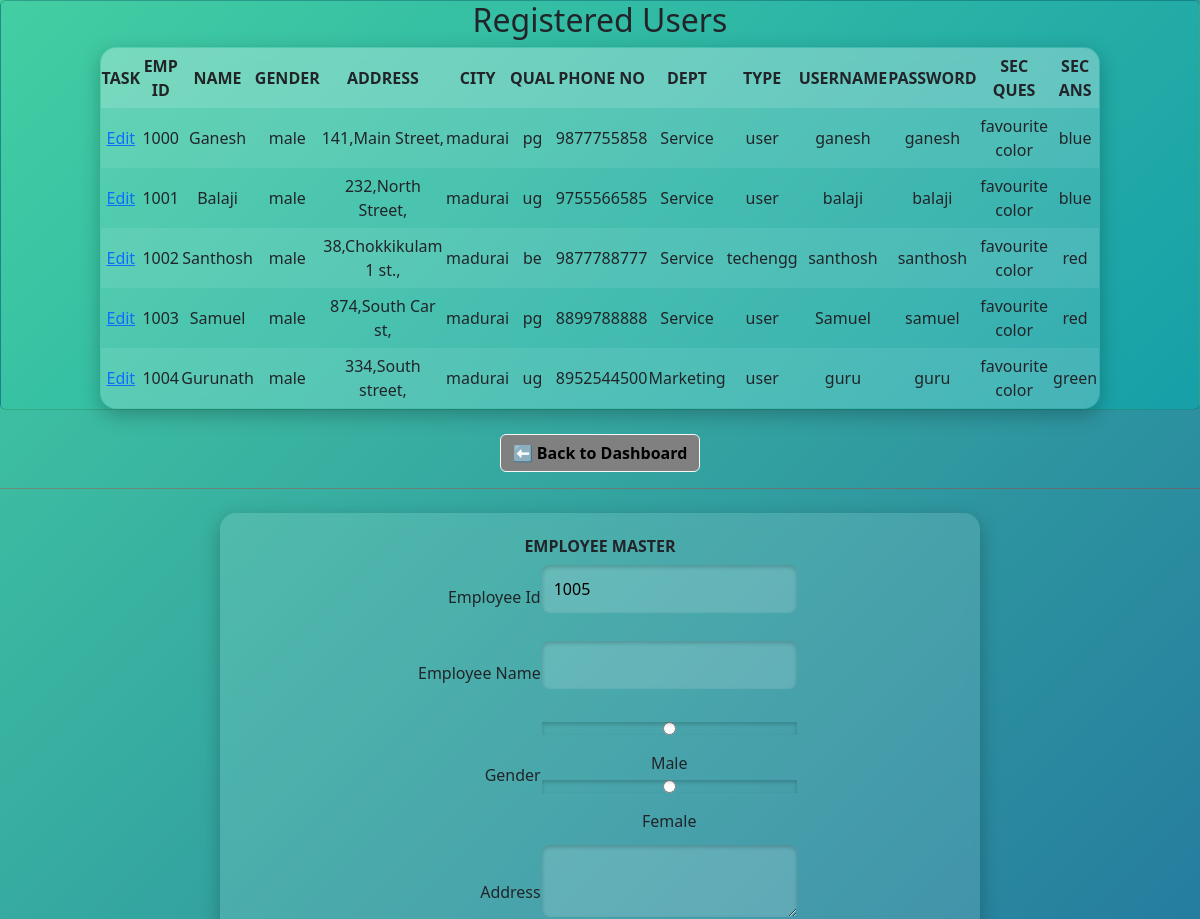
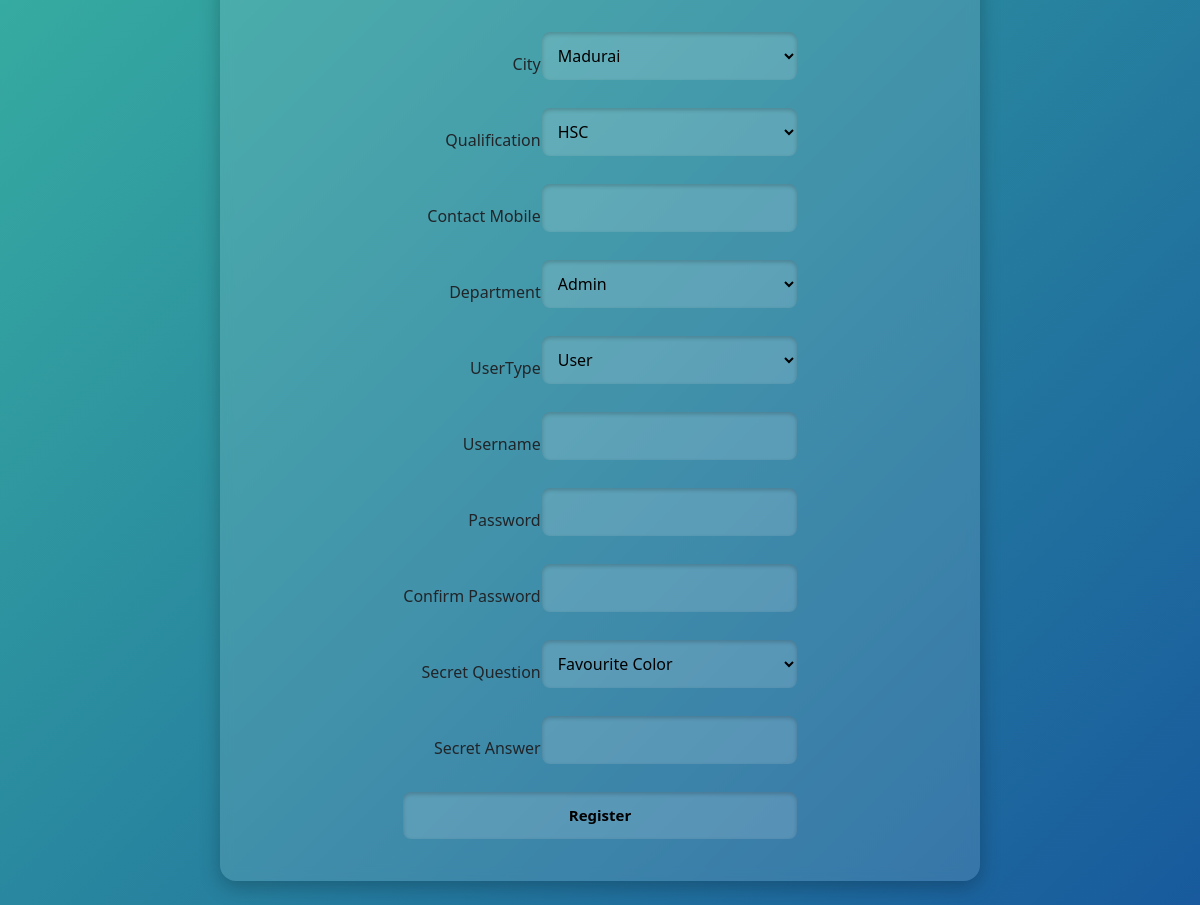
Screenshot of /newuser.php with the database file from the repository (2 pictures, top to bottom).
### tables this page shows
CREATE TABLE IF NOT EXISTS `newuser` (
  `uid` int(11) NOT NULL AUTO_INCREMENT,
  `uname` varchar(50) DEFAULT NULL,
  `gender` varchar(20) DEFAULT NULL,
  `addr` varchar(100) DEFAULT NULL,
  `city` varchar(50) DEFAULT NULL,
  `qual` varchar(50) DEFAULT NULL,
  `mobile` varchar(10) DEFAULT NULL,
  `dept` varchar(50) DEFAULT NULL,
  `usertype` varchar(50) DEFAULT NULL,
  `username` varchar(50) DEFAULT NULL,
  `password` varchar(50) DEFAULT NULL,
  `secq` varchar(100) DEFAULT NULL,
  `seca` varchar(100) DEFAULT NULL,
  PRIMARY KEY (`uid`)
);

### newuser.php (the view, shortened to what this page needs)
<?php
include("db.php");
?>
<!DOCTYPE html>
<html>
<head>
<link rel='stylesheet' href='assets/forms-below.css'>
<link rel='stylesheet' href="assets/js/sweetalert2.min.css">
<link rel="stylesheet" href="assets/bootstrap.min.css">
</head>
<body class="forms-below"  style="background: linear-gradient(135deg, #43cea2, #185a9d);">
<?php
$rs1 = mysqli_query($conn, "select dname from dept") or die(mysqli_error($conn));
$rs2 = mysqli_query($conn, "select ifnull(max(uid),999)+1 from newuser") or die(mysqli_error($conn));
$r2  = mysqli_fetch_row($rs2);
$rs3 = mysqli_query($conn, "select * from newuser") or die(mysqli_error($conn));
?>
<div class="card" style="background: linear-gradient(135deg, #43cea2, #179fa8ff);">
    <h2 align="center">Registered Users</h2>
    <table border="1" align="center">
        <tr>
            <th>Task</th><th>Emp Id</th><th>Name</th><th>Gender</th><th>Address</th>
            <th>City</th><th>Qual</th><th>Phone No</th><th>Dept</th><th>Type</th>
            <th>UserName</th><th>Password</th><th>Sec Ques</th><th>Sec Ans</th>
        </tr>
        <?php while($r3=mysqli_fetch_row($rs3)) { ?>
        <tr>
            <td><a href="update-user.php?id=<?php echo $r3[0]; ?>">Edit</a></td>
            <?php foreach($r3 as $rr3) echo "<td>$rr3</td>"; ?>
        </tr>
        <?php } ?>
    </table>
</div><br>
<center><a href="adminh.php" class="btn btn-light" style="background:grey;"><b>⬅ Back to Dashboard</b></a></center>
<hr style="color:red;">
<form name="f" action="newuser.php" method="post">
<table align="center">
<tr><th colspan="2">EMPLOYEE MASTER</th></tr>
<tr><td class="ab">Employee Id</td><td><input type="text" name="tt1" value="<?php echo $r2[0];?>" readonly></td></tr>
<tr><td class="ab">Employee Name</td><td><input type="text" name="t1"></td></tr>
<tr><td class="ab">Gender</td>
    <td><input type="radio" name="g" value="male">Male
        <input type="radio" name="g" value="female">Female</td></tr>
<tr><td class="ab">Address</td><td><textarea name="t2"></textarea></td></tr>
<tr><td class="ab">City</td>
    <td><select name="t3">
        <option value="madurai">Madurai</option>
    </select></td></tr>
<tr><td class="ab">Qualification</td>
    <td><select name="t4">
        <option value="hsc">HSC</option>
    </select></td></tr>
<tr><td class="ab">Contact Mobile</td><td><input type="text" name="t5" maxlength="10"></td></tr>
<tr><td class="ab">Department</td>
    <td><select name="t6">
        <?php while($r1=mysqli_fetch_row($rs1)) echo "<option value=$r1[0]>$r1[0]</option>"; ?>
    </select></td></tr>
<tr><td class="ab">UserType</td>
    <td><select name="t7"><option value="user">User</option><option value="techengg">Tech Engg</option></select></td></tr>
<tr><td class="ab">Username</td><td><input type="text" name="t8"></td></tr>
<tr><td class="ab">Password</td><td><input type="password" name="t9"></td></tr>
<tr><td class="ab">Confirm Password</td><td><input type="password" name="t10"></td></tr>
<tr><td class="ab">Secret Question</td>
    <td><select name="t11">
        <option value="favourite color">Favourite Color</option>
    </select></td></tr>
<tr><td class="ab">Secret Answer</td><td><input type="password" name="t12"></td></tr>
<tr><td colspan="2" align="center"><input type="submit" name="submit" value="Register"></td></tr>
</table>
</form>
</body>
</html>

### assets/forms-below.css (style rules this page uses)
.forms-below .card table, form { background: rgba(255, 255, 255, 0.12); border-radius: 16px; padding: 20px; margin: 20px auto; box-shadow: 0 6px 20px rgba(0,0,0,0.25); backdrop-filter: blur(6px); }
.forms-below .card table { border-collapse: collapse; width: 100%; max-width: 1000px; overflow: hidden; margin: 0 auto !important; table-layout: auto; }
.forms-below .card table th, table td { padding: 6px 0.5px; text-align: center; }
.forms-below .card table th { background: rgba(255,255,255,0.2); font-weight: bold; text-transform: uppercase; }
.forms-below .card table tr:nth-child(even) { background: rgba(255,255,255,0.08); }
.forms-below form { display: block !important; clear: both !important; margin: 24px auto !important; max-width: 760px !important; text-align: center !important; }
.forms-below form input, .forms-below form select, .forms-below form textarea { width: 100%; padding: 12px; margin-bottom: 16px; border: none; border-radius: 8px; outline: none; background: rgba(255,255,255,0.15); color: black; box-shadow: inset 0 2px 4px rgba(0,0,0,0.2); transition: all 0.3s ease; }
.forms-below .card { display: block !important; width: 100% !important; overflow: visible !important; }
.forms-below button, input[type="submit"], input[type="button"] { background: rgba(255,255,255,0.2); color: black; padding: 12px 20px; border: none; border-radius: 8px; cursor: pointer; font-size: 15px; font-weight: 600; transition: all 0.3s ease; box-shadow: 0 4px 10px rgba(0,0,0,0.2); }

### newuser.php (style rules this page uses)
.ab { text-align:right; }

### rows the page displays
newuser: uid "1000", uname "Ganesh", gender "male", addr "141,Main Street,", city "madurai", qual "pg", mobile "9877755858", dept "Service", usertype "user", rr3 "ganesh", secq "favourite color", seca "blue"
newuser: uid "1001", uname "Balaji", gender "male", addr "232,North Street,", city "madurai", qual "ug", mobile "9755566585", dept "Service", usertype "user", rr3 "balaji", secq "favourite color", seca "blue"
newuser: uid "1002", uname "Santhosh", gender "male", addr "38,Chokkikulam 1 st.,", city "madurai", qual "be", mobile "9877788777", dept "Service", usertype "techengg", rr3 "santhosh", secq "favourite color", seca "red"
newuser: uid "1003", rr3 "Samuel", gender "male", addr "874,South Car st,", city "madurai", qual "pg", mobile "8899788888", dept "Service", usertype "user", password "samuel", secq "favourite color", seca "red"
newuser: uid "1004", uname "Gurunath", gender "male", addr "334,South street,", city "madurai", qual "ug", mobile "8952544500", dept "Marketing", usertype "user", rr3 "guru", secq "favourite color", seca "green"

### other values shown
form field t6 "Admin"
